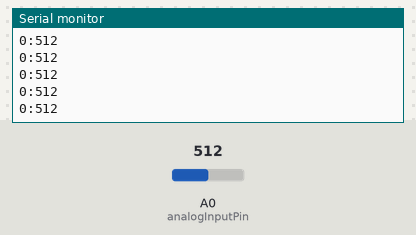
The sketch below on a simulated Arduino Uno, built with avr-gcc and run on an emulated ATmega328P. Parts: the last lines printed to the serial monitor. The inputs (shaded band) are chosen by the test bench; at power-on: A0 (analogInputPin) = 512.

Above: at 4.2 s.
4.3 s: A0 (analogInputPin) set to 984
At 4.35 s:
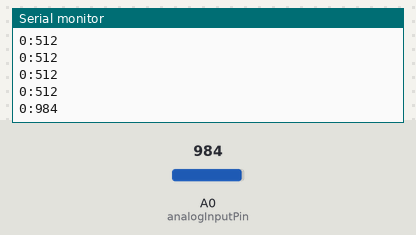
5.8 s: A0 (analogInputPin) set to 1011
At 5.81 s:
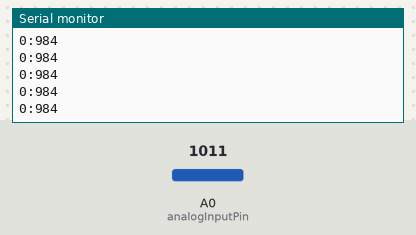
Timing chart, 0 to 8.8 s (numbered marks = the images above; inputs shaded):
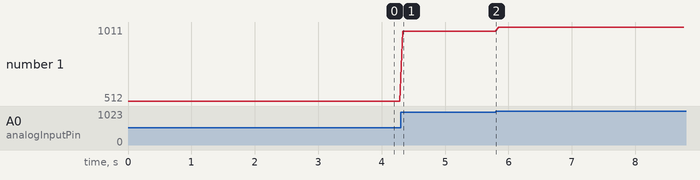

The sketch:

ConnectionCheck.ino
```cpp
int analogInputPin = 0;

void setup() {
  // put your setup code here, to run once:
  Serial.begin(9600);
}

void loop() {
  // put your main code here, to run repeatedly:
  if (Serial.available() > 0) {
    analogInputPin = Serial.parseInt();
  }

  int analogInputPinValue = analogRead(analogInputPin);

  Serial.print(analogInputPin);
  Serial.print(":");
  Serial.print(analogInputPinValue);
  Serial.println("");

  delay(50);
}
```

Measured:
- after the input at 4.3 s, the serial monitor: prints a new line at once (image 1)
- plotted number 1: 512 → 984 after the input at 4.3 s, 984 → 1011 after the input at 5.8 s
